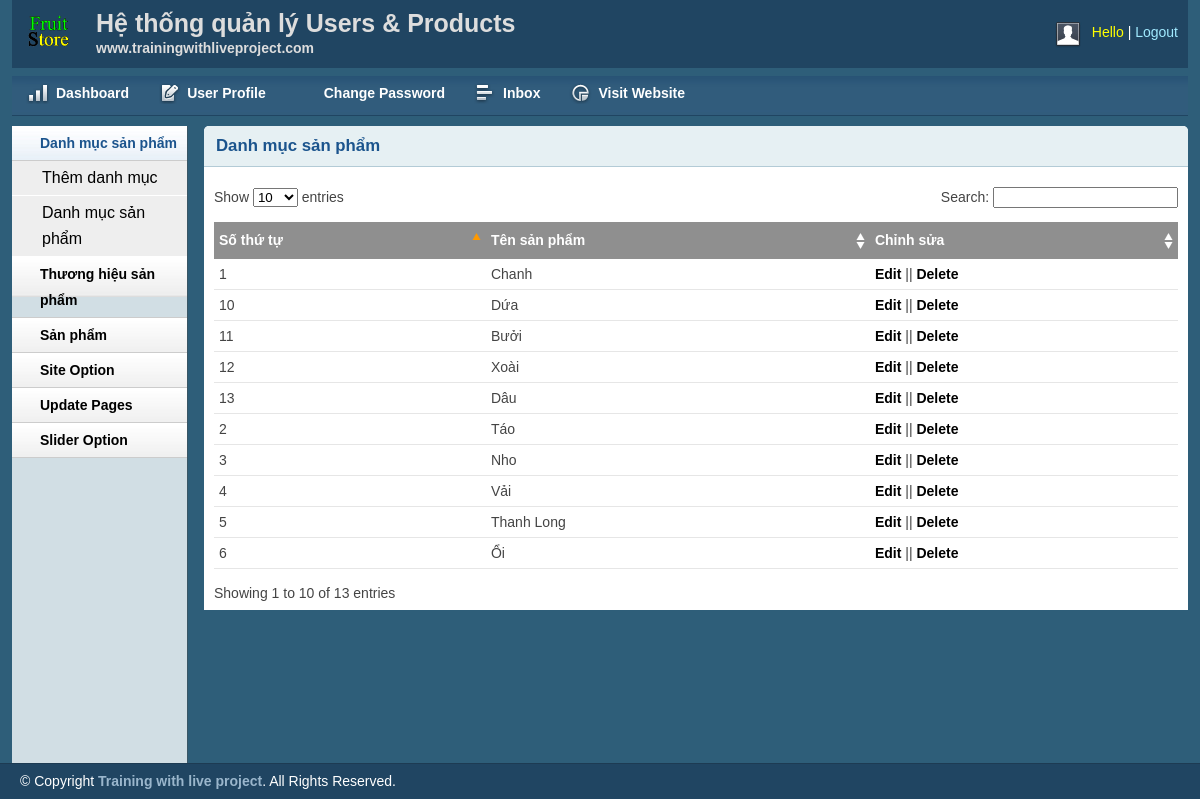
The app's page /admin/catlist.php with its own data.
### tables this page shows
CREATE TABLE `tbl_category` (
  `catid` int(11) NOT NULL,
  `catName` varchar(255) NOT NULL
);

### lib/database.php (called while the page is built, shortened)
<?php
Class Database{
public $host = DB_HOST;
public $user = DB_USER;
public $pass = DB_PASS;
public $dbname = DB_NAME;
public $link;
private function connectDB(){
$this->link = new mysqli($this->host, $this->user, $this->pass, $this->dbname);
}
public function select($query){
$result = $this->link->query($query) or
die($this->link->error.__LINE__);
if($result->num_rows > 0){
return $result;
} else {
return false;
}
}
}

### classes/category.php (called while the page is built, shortened)
<?php
$filepath = realpath(dirname(__FILE__));
    include_once ($filepath.'/../lib/database.php');
?>
<?php
 class category
 {
    private $db;
    public function __construct(){
        $this->db = new Database();
 }
    public function show_category(){
        $query = "SELECT * FROM tbl_category ORDER BY catid desc";
        $result = $this->db->select($query);
        return $result;
    }
 }
?>

### admin/catlist.php (the view, shortened to what this page needs)
<?php include 'inc/header.php';?>
<?php include 'inc/sidebar.php';?>
<?php include '../classes/category.php';?>
<?php
	$cat = new category();
?>
        <div class="grid_10">
            <div class="box round first grid">
                <h2>Danh mục sản phẩm</h2>
                <div class="block">
                    <table class="data display datatable" id="example">
					<thead>
						<tr>
							<th>Số thứ tự</th>
							<th>Tên sản phẩm</th>
							<th>Chỉnh sửa</th>
						</tr>
					</thead>
					<tbody>
						<?php
							$show_cate = $cat->show_category();
							if($show_cate){
								$i = 0;
								while($result = $show_cate->fetch_assoc()){
									$i++;
						?>
						<tr class="odd gradeX">
							<td><?php echo $i; ?></td>
							<td><?php echo $result['catName'] ?></td>
							<td><a href="catedit.php?catid=<?php echo $result['catid'] ?>">Edit</a> || <a onclick="return confirm('Bạn có muốn xóa sản phẩm không')" href="?delid=<?php echo $result['catid'] ?>">Delete</a></td>
						</tr>
						<?php
						    }
						}
						?>
					</tbody>
				</table>
               </div>
            </div>
        </div>
<?php include 'inc/footer.php';?>

### admin/css/layout.css (style rules this page uses)
body { background: #fff none repeat scroll 0 0; color: #444; font-size: 14px; padding: 0; }
a { color: #000; font-weight: bold; text-decoration: none; }
h1, h2, h3, h4, h5, h6 { line-height: 1.2em; margin-bottom: .3em; }
h2 { margin-top: 1em; }
.box { background: #fff; margin-bottom: 20px; padding: 10px 10px 10px 10px; margin-left: -8px; }
.box.grid { padding-bottom: 40px; }
.box.round { -moz-border-radius: 5px 5px 0px 0px; -webkit-border-radius: 5px 5px 0px 0px; border-radius: 5px 5px 0px 0px; }
.box h2 { font-size: 1.2em; font-weight: bold; color: #1B548D; background: #E6F0F3; margin: -10px -10px 0 -10px; padding: 10px 12px; border-bottom: 1px solid #B3CBD6; -moz-border-radius: 5px 5px 0px 0px; -webkit-border-radius: 5px 5px 0px 0px; border-radius: 5px 5px 0px 0px; }
.box.first { min-height: 406px; }
.block { padding-top: 20px; }
.block { padding-bottom: 1px; }
table.display { margin: 0 auto; clear: both; width: 100%; }
.sorting_asc { background: #8f8f8f url(../img/table/sort_asc.png) no-repeat center right; padding: 8px 5px; text-align: left; color: #fff; }
.sorting { background: #8f8f8f url(../img/table/sort_both.png) no-repeat center right; padding: 8px 5px; text-align: left; color: #fff; }
tr.odd { height: 30px; line-height: 30px; border-bottom: 1px solid #e6e6e6; }
tr.even { height: 30px; line-height: 30px; border-bottom: 1px solid #e6e6e6; }
tr.odd td, tr.even td { padding-left: 5px; }

### records on screen
tbl_category: catName "Chanh"
tbl_category: catName "Táo"
tbl_category: catName "Nho"
tbl_category: catName "Vải"
tbl_category: catName "Thanh Long"
tbl_category: catName "Ổi"
tbl_category: catName "Dứa"
tbl_category: catName "Bưởi"
tbl_category: catName "Xoài"
tbl_category: catName "Dâu"
